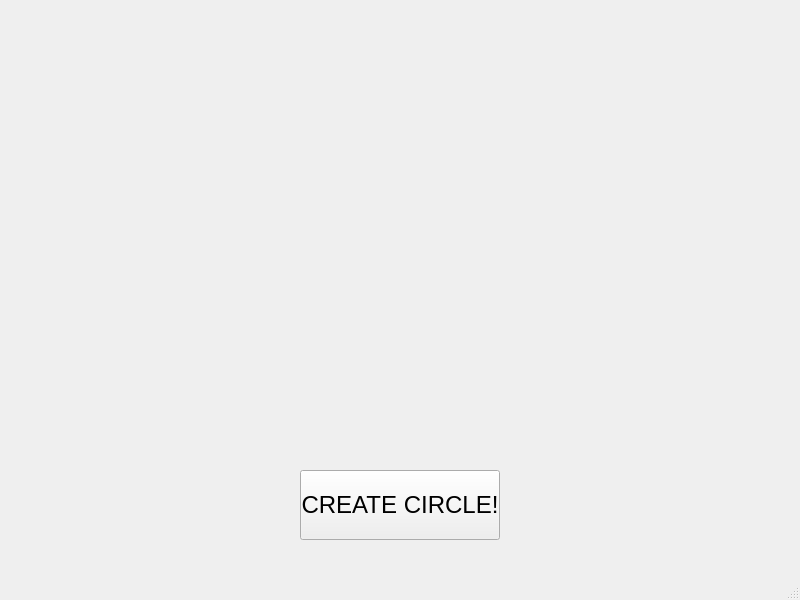
<?xml version="1.0" encoding="UTF-8"?>
<ui version="4.0">
 <class>MainWindow</class>
 <widget class="QMainWindow" name="MainWindow">
  <property name="geometry">
   <rect>
    <x>0</x>
    <y>0</y>
    <width>800</width>
    <height>600</height>
   </rect>
  </property>
  <property name="windowTitle">
   <string>MainWindow</string>
  </property>
  <widget class="QWidget" name="centralwidget">
   <widget class="QPushButton" name="pushButton">
    <property name="geometry">
     <rect>
      <x>300</x>
      <y>470</y>
      <width>200</width>
      <height>70</height>
     </rect>
    </property>
    <property name="font">
     <font>
      <pointsize>18</pointsize>
     </font>
    </property>
    <property name="text">
     <string>CREATE CIRCLE!</string>
    </property>
   </widget>
  </widget>
  <widget class="QMenuBar" name="menubar">
   <property name="geometry">
    <rect>
     <x>0</x>
     <y>0</y>
     <width>800</width>
     <height>21</height>
    </rect>
   </property>
  </widget>
  <widget class="QStatusBar" name="statusbar"/>
 </widget>
 <resources/>
 <connections/>
</ui>
